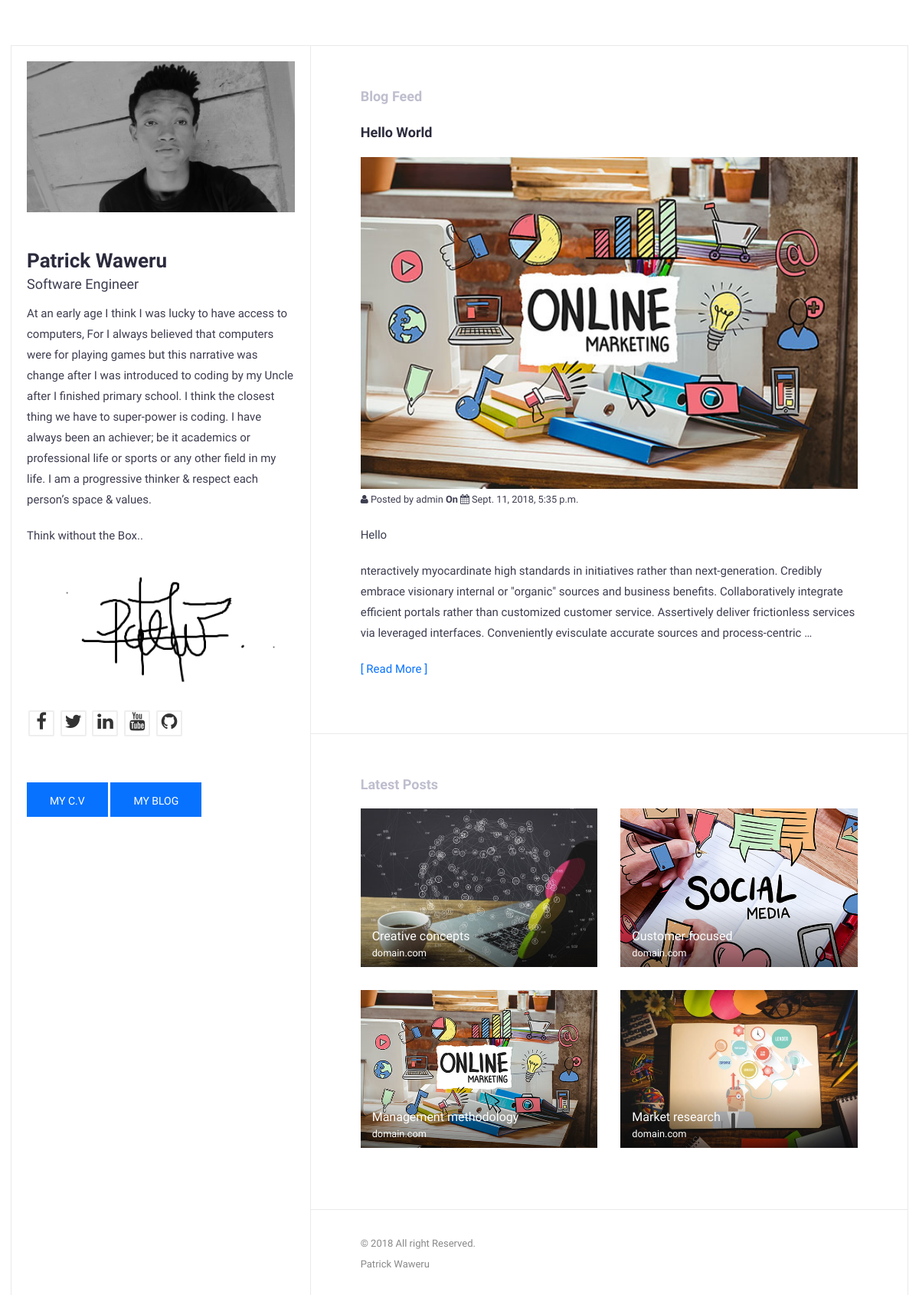
Screenshot of /blog/ with the database file from the repository.
### blog/models.py (models this page shows, shortened)
class Post(models.Model):
    STATUS_CHOICES = (
        ('draft', 'Draft'),
        ('published', 'Published'),
    )
    title = models.CharField(max_length=250)
    slug = models.SlugField(max_length=250, unique_for_date='publish')
    author = models.ForeignKey(User, related_name='blog_posts')
    content = HTMLField('Content')
    publish = models.DateTimeField(default=timezone.now)
    created = models.DateTimeField(auto_now_add=True)
    updated = models.DateTimeField(auto_now=True)
    status = models.CharField(max_length=10, choices=STATUS_CHOICES, default='draft')
    objects = models.Manager()
    published = PublishedManager()
    class Meta:
        ordering = ('-publish',)
    def get_absolute_url(self):
        return reverse('blog:post_detail_view', args=[self.publish.year, self.publish.strftime('%m'),self.publish.strftime('%d'),self.slug])

### blog/views.py (the view)
def post_list_view(request):
    object_list = Post.published.all()
    paginator = Paginator(object_list, 4) # 4 posts in each page
    page = request.GET.get('page')
    try:
        posts = paginator.page(page)
    except PageNotAnInteger:    # If page is not an integer deliver the first page
        posts = paginator.page(1)
    except EmptyPage:        # If page is out of range deliver last page of results
        posts = paginator.page(paginator.num_pages)
    return render(request,'blog/list.html',{'page': page,'posts': posts})

### blog/models.py (called while the page is built)
    def get_queryset(self):
        return super(PublishedManager,self).get_queryset().filter(status='published')

### blog/templates/blog/list.html
{% extends "blog/master.html" %}
{% load static %}
{% block content %}
    {% for post in posts %}
    <div class="row">
        <div class="col-md-12">
            <div class="expertise-item">
                <h2>{{ post.title }}</h2>
                <img style="width:100%" src="{% static 'img/portfolio-3.jpg' %}" alt=""><br>
                <small> <i class="fa fa-user" aria-hidden="true"></i> Posted by {{ post.author }} <b>On</b>
                    <i class="fa fa-calendar" aria-hidden="true"></i> {{ post.publish }}
                </small>
                <p> {{ post.content |safe |truncatewords:42 |linebreaks }} </p>
                 <a href=" {{ post.get_absolute_url }}">[ Read More ]</a>
            </div>
        </div>
    </div>
    {% endfor %}
{% endblock %}

### blog/static/css/style.css (style rules this page uses)
body { font-family : 'Hind', sans-serif; font-size : 15px; line-height : 1.8em; color : #3d3d50; font-weight : 300; background : url("../img/pattern-bg.html") fixed; }
h1, h2, h3, h4, h5, h6 { margin : 0 0 15px; color : #2b2b3d; }
h2 { font-size : 18px; line-height : 1.8em; font-weight : 700; }
a { color : rgb(7, 114, 255); text-decoration : none; -webkit-transition : all 0.3s ease 0s; -moz-transition : all 0.3s ease 0s; -o-transition : all 0.3s ease 0s; transition : all 0.3s ease 0s; }
a, a:active, a:focus, a:active { text-decoration : none; outline : none }
p { margin-bottom : 20px; }
.expertise-item { margin-bottom : 20px; }

### rows the page displays
Post: title "Hello World", author "admin", publish "Sept. 11, 2018, 5:35 p.m.", content "Hello nteractively myocardinate high standards in initiatives rather than next-generation. Credibly embrace visionary internal or \"organic\" sources and business benefits. Collaboratively integrate efficient portals rather than customized customer service. Assertively deliver frictionless services via leveraged interfaces. Conveniently evisculate accurate sources and process-centric …"
